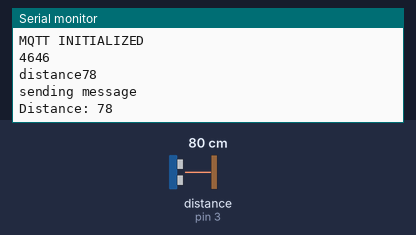
The sketch below on a simulated Arduino Uno, built with avr-gcc and run on an emulated ATmega328P. On the bench: the last lines printed to the serial monitor. Wiring (inferred from the names in the program): ultrasonic range finder: trigger pin 4; echo pin 3. Inputs (shaded band) come from the test bench; at power-on: distance to the obstacle (sensor on pin 3) 80 cm. The echo pulse lasts 58.3 µs per cm; WiFi joins after 1.5 s; servers stay silent unless stated; no MQTT or app messages arrive unless stated.

Above: at 2.7 s.
2.8 s: distance to the obstacle (sensor on pin 3) set to 2 cm
At 6.2 s:
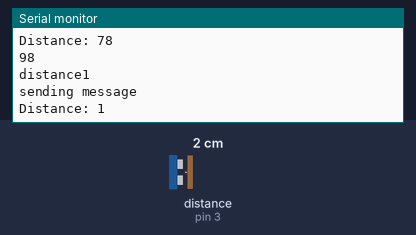
7.8 s: distance to the obstacle (sensor on pin 3) set to 4 cm
At 13.78 s:
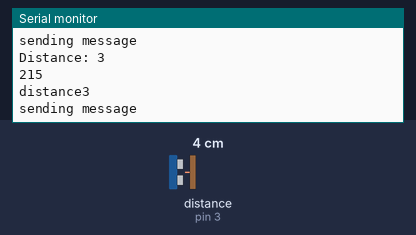
Timing chart, 0 to 15.3 s (numbered marks = the images above; inputs shaded):
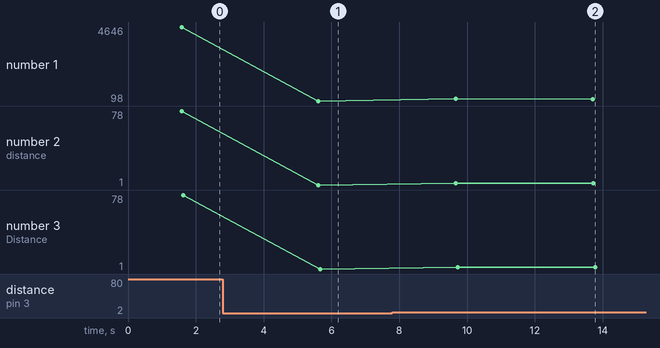

Measured:
- after the input at 2.8 s, the serial monitor: prints a new line after 2.8 s (image 1)
- after the input at 7.8 s, the serial monitor: prints a new line after 1.9 s (image 2)
- plotted number 1: 4646 → 98 after the input at 2.8 s, 98 → 215 after the input at 7.8 s
- plotted number 2: 78 → 1 after the input at 2.8 s, 1 → 3 after the input at 7.8 s
- plotted number 3: 78 → 1 after the input at 2.8 s, 1 → 3 after the input at 7.8 s

The sketch:

teni_ultra_pub.ino
```cpp
#include <PubSubClient.h>
#include <Ethernet.h>
#include "PubSubClient.h"


#define CLIENT_ID       "teni"
#define PUBLISH_DELAY   3000
#define PUB_TOPIC "eswar"

uint8_t mac[6] = {0x00, 0x01, 0x02, 0x03, 0x04, 0x06};
EthernetClient eClient;
PubSubClient mqtt;


//define pin numbers

int trigPin=4;
int echoPin=3;


// define variable names

int distance;
long duration;
char mesg[30];


void setup() {

  // put your setup code here, to run once:
  pinMode(trigPin,OUTPUT);
  pinMode(echoPin,INPUT);
  Serial.begin(9600);

while (!Serial) {};
  Serial.println("MQTT and Ultrasonic Sensor Arduino Demo");
  Serial.println();

  // setup ethernet communication using DHCP
if (Ethernet.begin(mac) == 0) {
    Serial.println("Unable to configure Ethernet using DHCP");
    for (;;);
  }

  Serial.println(F("Ethernet configured via DHCP"));
  Serial.print("IP address: ");
  Serial.println(Ethernet.localIP());
  Serial.println();


  mqtt.setClient(eClient);
  mqtt.setServer("m11.cloudmqtt.com",16665);
  boolean rc = mqtt.connect("tankauto", "aymlefmh", "tD9wdMqziDQP");
  //mqttClient.setCallback(callback);
  Serial.println("MQTT INITIALIZED");


}

void loop() {
  // put your main code here, to run repeatedly:

  digitalWrite(trigPin,HIGH);
  delayMicroseconds(20);
  digitalWrite(trigPin,LOW);

 duration=pulseIn(echoPin,HIGH);
 Serial.println(duration);
 distance=duration*0.034/2;


      String Distance = String(distance);
      String data;
      data += "distance"; data+= Distance;

      data.toCharArray( mesg, 100 );
      Serial.println(mesg);
      sendData();


      // Prints the distance on the Serial Monitor
      Serial.print("Distance: ");
      Serial.println(distance);

      delay(4000);
    }

void sendData() {


  if (mqtt.connect(CLIENT_ID)) {
    Serial.println("sending message");

    mqtt.publish(PUB_TOPIC,mesg);


  }
}
```
